Frame 1 (no input): blank canvas, image omitted
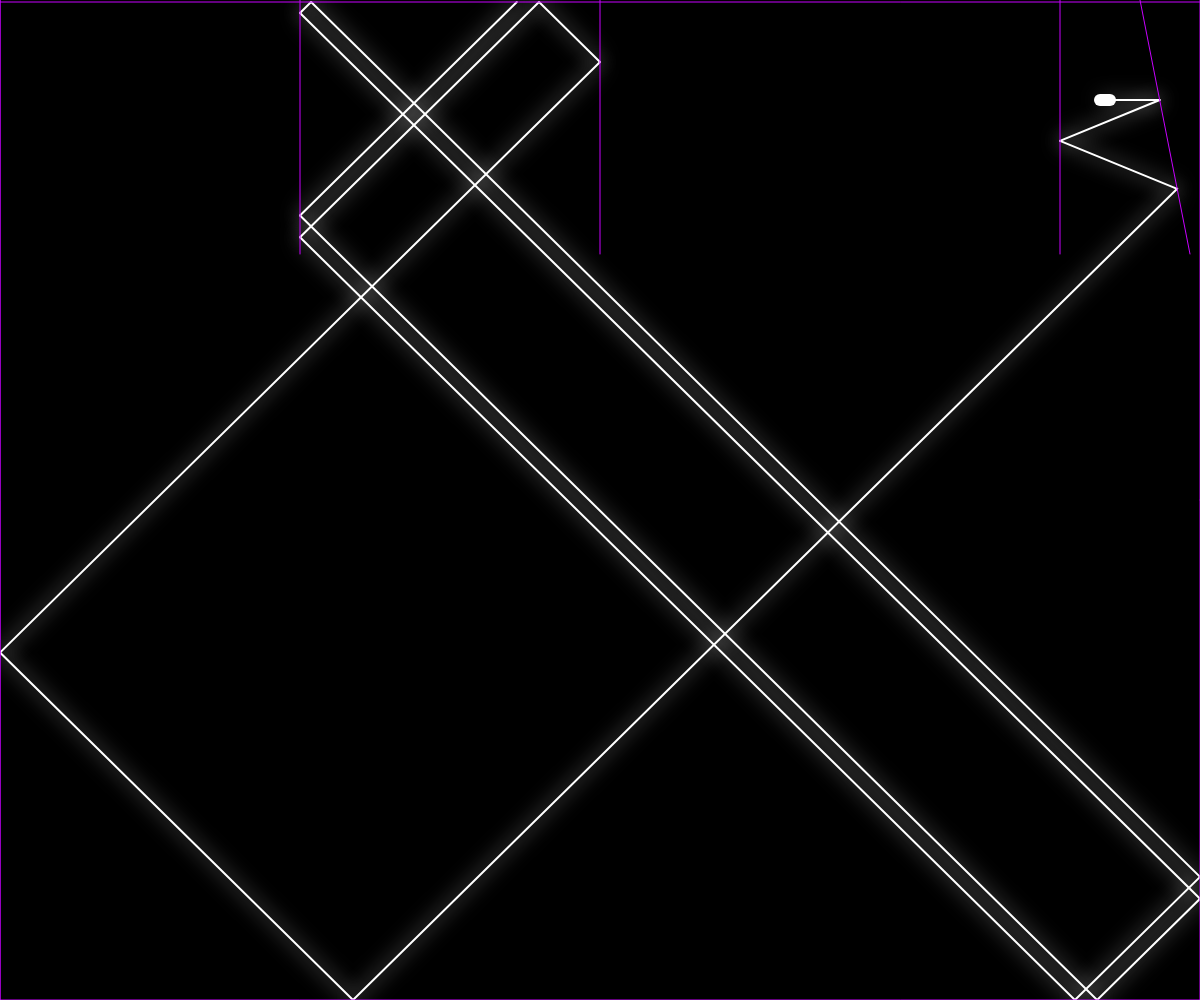
Frame 60 (no input)
Frame 120 (the mouse pressed at the canvas centre since frame 60): identical to frame 60, image omitted

The p5.js sketch that drew this single still picture (run headless with seeded random() and noise() and a simulated clock; from frame 60 on, the mouse is pressed at the canvas centre):

// p5.js sketch
// ── sketch.js
const canvasWidth = document.documentElement.clientWidth;
const canvasHeight = document.documentElement.clientHeight;

let ray;
let mirrors = [];

let textContainer;
let yes;
let no;

function setup() {
    createCanvas(canvasWidth, canvasHeight);
    renderDom();
    background(0);
    setTimeout(setMirrors, 100);
    ray = new Ray(canvasWidth - 100, 100);

}


function draw() {
    background(0);
    ray.draw();
    ray.check();

    let pointsAt = ray.checkPointing();

    if (pointsAt) {
        if (pointsAt == "yes")
            yes.addClass('active');

        else {
            no.addClass('active');
            noLoop();
        }
    } else
        yes.removeClass('active');



    let closest = null;
    let record = Number.MAX_SAFE_INTEGER;

    mirrors.forEach(mirror => {
        mirror.draw();
        const data = ray.cast(mirror, true);
        if (data && data.dist < record) {
            let lastCollision = ray.collisions[ray.collisions.length - 1];
            let collision = data.collision;
            if (ray.collisions.length == 0 || lastCollision.mirror != collision.mirror) {
                record = data.dist;
                closest = data;
            }
        }
    })

    if (closest) {
        ray.collisions.push(closest.collision);
        stroke(0, 0, 255);

        fill(0, 0, 255);
        ellipse(closest.pt.x, closest.pt.y, 29, 29)
    }
}


function renderDom() {
    textContainer = createDiv(`<p>Light up No</p>`);

    textContainer.addClass('center');

    yes = createButton(`Yes`);
    yes.addClass('yes');
    yes.addClass('option');


    no = createButton(`No`);
    no.addClass('no');
    no.addClass('option');

    no.mousePressed(function (e) {
        if (no.hasClass('active')) {
            noCanvas();
            textContainer.remove();
            yes.remove();
            no.remove();

            const congrats = createP(`
                Well Done!
            `)
            congrats.addClass('congrats')
        }
    })
}

function mouseDragged() {
    ray.lookAt(mouseX, mouseY);
}

function setMirrors() {
    const data = document.querySelector('.center').getBoundingClientRect();

    mirrors.push(new Mirror(data.right, data.top, data.right, data.bottom));
    mirrors.push(new Mirror(data.left, data.top, data.right, data.top));
    mirrors.push(new Mirror(data.left, data.bottom, data.right, data.bottom));
    mirrors.push(new Mirror(data.left, data.top, data.left, data.bottom));

    mirrors.push(new Mirror(data.left * 0.6, data.top, data.left * 0.6, data.bottom));
    mirrors.push(new Mirror(width / 4, 0, width / 4, data.top / 4));
    mirrors.push(new Mirror(width - 60, 0, width - 10, data.top / 4));
    mirrors.push(new Mirror(width - 140, 0, width - 140, data.top / 4));
    mirrors.push(new Mirror(width, height / 2, data.right * 1.26, height / 2));




    mirrors.push(new Mirror(width / 2, 0, width / 2, data.top / 4));


    mirrors.push(new Mirror(data.left, 0, data.left / 6, data.top));
    mirrors.push(new Mirror(data.left / 6, data.bottom, data.left, height));
    mirrors.push(new Mirror(data.right, height, data.right * 4 / 3, data.bottom));

    const yesData = document.querySelector('.yes').getBoundingClientRect();
    mirrors.push(new Mirror(yesData.right, yesData.top, yesData.right, yesData.bottom, "yes"));
    mirrors.push(new Mirror(yesData.left, yesData.top, yesData.right, yesData.top, "yes"));
    mirrors.push(new Mirror(yesData.left, yesData.bottom, yesData.right, yesData.bottom, "yes"));
    mirrors.push(new Mirror(yesData.left, yesData.top, yesData.left, yesData.bottom, "yes"));

    const noData = document.querySelector('.no').getBoundingClientRect();
    mirrors.push(new Mirror(noData.right, noData.top, noData.right, noData.bottom, "no"));
    mirrors.push(new Mirror(noData.left, noData.top, noData.right, noData.top, "no"));
    mirrors.push(new Mirror(noData.left, noData.bottom, noData.right, noData.bottom, "no"));
    mirrors.push(new Mirror(noData.left, noData.top, noData.left, noData.bottom, "no"));


    mirrors.push(new Mirror(0, 0, 0, height));
    mirrors.push(new Mirror(0, 2, width, 2));
    mirrors.push(new Mirror(0, height, width, height));
    mirrors.push(new Mirror(width, 0, width, height));
}
// ── mirror.js
class Mirror {
    constructor(x1, y1, x2, y2, option = false) {
        this.x1 = x1;
        this.y1 = y1;
        this.x2 = x2;
        this.y2 = y2;
        this.option = option;
    }

    draw() {
        if (this.option)
            stroke(255, 0, 0);
        else
            stroke(200, 0, 255);
        line(this.x1, this.y1, this.x2, this.y2);
    }
}
// ── ray.js
class Ray {
    constructor(x, y) {
        this.pos = createVector(x, y);
        this.dir = createVector(1, 0);
        this.collisions = [];
        this.pointsAtOption = false;
    }

    draw() {
        this.collisions.forEach((c, i) => {
            push();
            drawingContext.shadowBlur = 20;
            drawingContext.shadowColor = 'white';

            strokeWeight(2);

            stroke(255);
            line(c.x1, c.y1, c.x2, c.y2);
            pop();
        })
        stroke(255);
        push();
        translate(this.pos.x, this.pos.y);
        strokeWeight(12);
        line(0, 0, this.dir.x * 10, this.dir.y * 10);
        pop();
    }

    lookAt(x, y) {
        this.dir.x = x - this.pos.x;
        this.dir.y = y - this.pos.y;
        this.dir.normalize();
    }

    checkPointing() {
        if (this.collisions.length == 0) return;
        let collision = this.collisions[this.collisions.length - 1];

        if (collision.mirror.option)
            this.pointsAtOption = true;
        else
            this.pointsAtOption = false;
        return collision.mirror.option
    }

    cast(mirror, isAdding) {
        if ((this.collisions.length > 15 || this.pointsAtOption) && isAdding) return;
        const x1 = mirror.x1;
        const y1 = mirror.y1;
        const x2 = mirror.x2;
        const y2 = mirror.y2;


        let mirroDelta = createVector(x2 - x1, y2 - y1).normalize();
        let normal = createVector(- mirroDelta.y, mirroDelta.x);
        let incidence;

        let x3;
        let y3;
        let x4;
        let y4;
        let dir;

        if (this.collisions.length == 0 || !isAdding) {
            x3 = this.pos.x;
            y3 = this.pos.y;
            x4 = this.pos.x + this.dir.x;
            y4 = this.pos.y + this.dir.y;
            incidence = p5.Vector.mult(this.dir, -1);
        }
        else {
            let c = this.collisions[this.collisions.length - 1];
            x3 = c.x2;
            y3 = c.y2;
            x4 = c.x2 + c.dir.x;
            y4 = c.y2 + c.dir.y;
            incidence = p5.Vector.mult(c.dir, -1);
        }

        let dot = incidence.dot(normal);
        dir = createVector(2 * normal.x * dot - incidence.x, 2 * normal.y * dot - incidence.y)


        const d = (x1 - x2) * (y3 - y4) - (y1 - y2) * (x3 - x4);

        if (d == 0) return;

        const t = ((x1 - x3) * (y3 - y4) - (y1 - y3) * (x3 - x4)) / d;
        const u = -((x1 - x2) * (y1 - y3) - (y1 - y2) * (x1 - x3)) / d;
        if (t > 0 && t < 1 && u > 0) {
            let pt = createVector(x1 + t * (x2 - x1), y1 + t * (y2 - y1));
            return { pt: pt, collision: { x1: x3, y1: y3, x2: x1 + t * (x2 - x1), y2: y1 + t * (y2 - y1), dir: dir, mirror: mirror }, dist: dist(x3, y3, pt.x, pt.y) };
        }
    }

    check() {
        if (this.collisions.length > 0) {
            const x1 = this.collisions[0].x1;
            const y1 = this.collisions[0].y1;
            const x2 = this.collisions[0].x2;
            const y2 = this.collisions[0].y2;

            const data = this.cast(this.collisions[0].mirror, false);
            let pt = data ? data.collision : null;

            if (!pt || pt.x1 != x1 || pt.x2 != x2 || pt.y1 != y1 || pt.y2 != y2) {
                this.pointsAtOption = false;
                this.collisions = [];
            }
        }
    }
}
